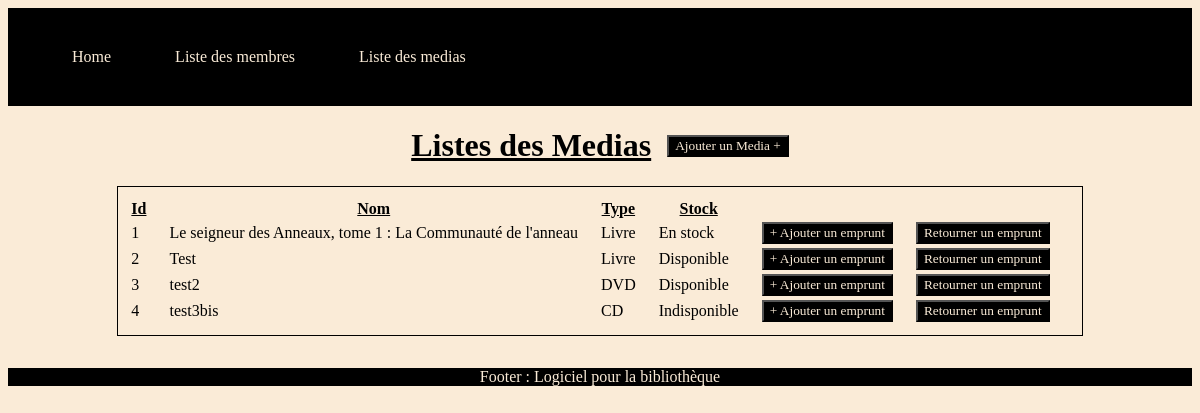
Page /bibliothecaire/listemedias/ on the committed database.
### bibliothecaire/models.py (models this page shows)
class Media(models.Model):
    name = models.fields.CharField(max_length=150)
    type = models.CharField(max_length=150)
    stock = models.CharField(max_length=150)

### bibliothecaire/views.py (the view)
# urls.py: path('listemedias/', views.listemedias, name='listemedias'),
def listemedias(request):
    medias = Media.objects.all()
    return render(request, 'media/listsMedia.html',
                  {'medias': medias})

### bibliothecaire/templates/media/listsMedia.html
{% extends '../base.html' %}
{% block content %}
<div class="media">
    <div class="titre">
            <h1>Listes des Medias</h1>
    <button><a href="{% url 'bibliothecaire:ajoutmedia' %}">Ajouter un Media +</a></button>
    </div>
    <table>
        <thead>
            <th><u>Id</u></th>
            <th><u>Nom</u></th>
            <th><u>Type</u></th>
            <th><u>Stock</u></th>
            <th></th>
        </thead>
        <tbody>
           {% for media in medias %}
           <tr>
               <td>{{ media.id }}</td>
               <td>{{ media.name }}</td>
               <td>{{ media.type }}</td>
               <td>{{ media.stock }}</td>
               <td><button><a href="{% url 'bibliothecaire:ajoutemprunt' media.id %}">+ Ajouter un emprunt</a></button></td>
               <td><button><a>Retourner un emprunt</a></button></td>
           </tr>
           {% endfor %}
        </tbody>
    </table>
</div>
{% endblock content %}

### static/css/style.css (style rules this page uses)
* { background-color: antiquewhite; font-family: 'Times New Roman', Times, serif; }
.media, .membre { display: flex; flex-direction: column; align-items: center; margin-bottom: 2em; }
.titre { display: flex; align-items: center; gap: 1em; }
h1 { text-decoration: underline; }
table { padding: 10px; border: 1px solid black; }
td, th { padding-right: 20px; }

### static/css/header.css (style rules this page uses)
ul, li, button { display: flex; background-color: black; gap: 2em; list-style-type: none; text-decoration: underline; }
a { text-decoration: none; color: antiquewhite; background-color: black }

### rows in the picture
Media: id "1", name "Le seigneur des Anneaux, tome 1 : La Communauté de l'anneau", type "Livre", stock "En stock"
Media: id "2", name "Test", type "Livre", stock "Disponible"
Media: id "3", name "test2", type "DVD", stock "Disponible"
Media: id "4", name "test3bis", type "CD", stock "Indisponible"
